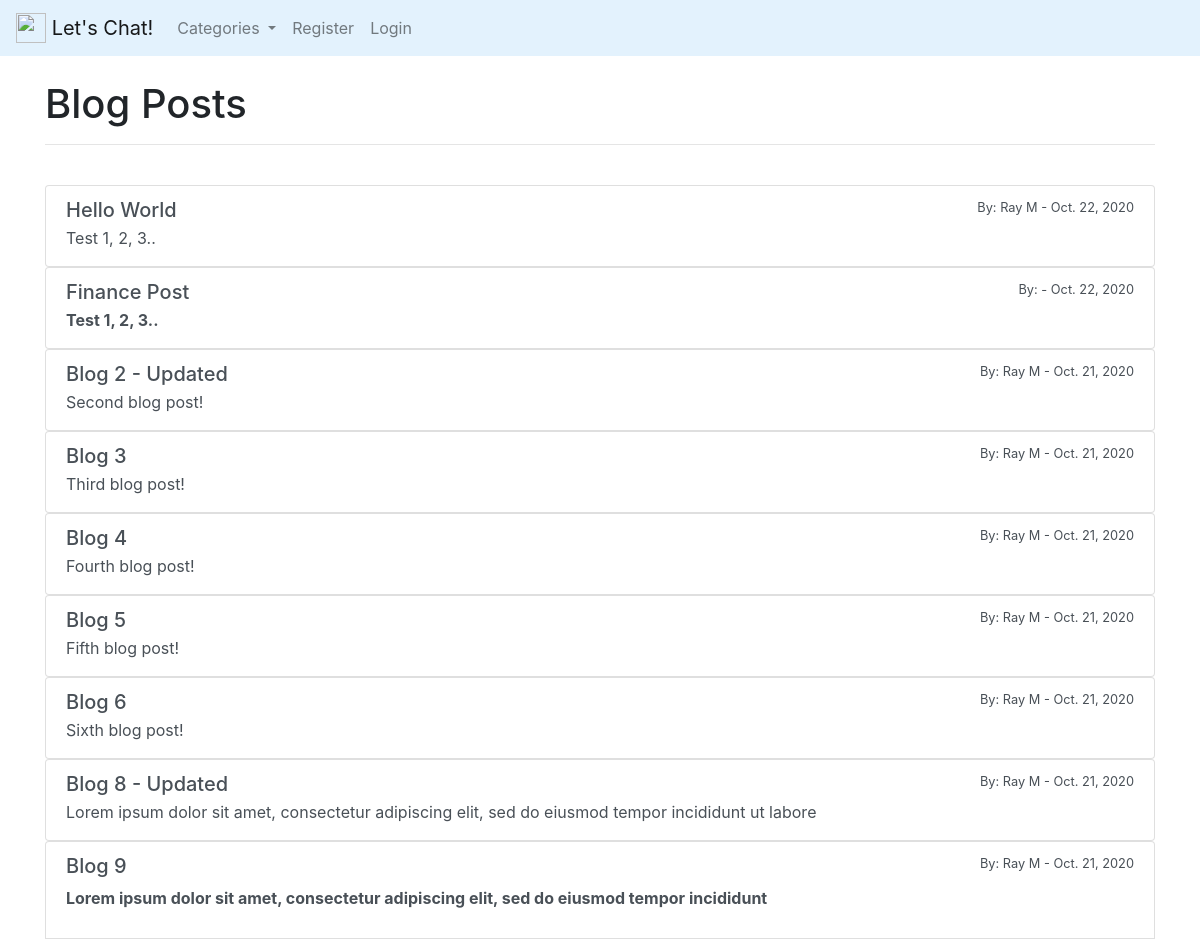
/, run on an earlier commit of the app's database.
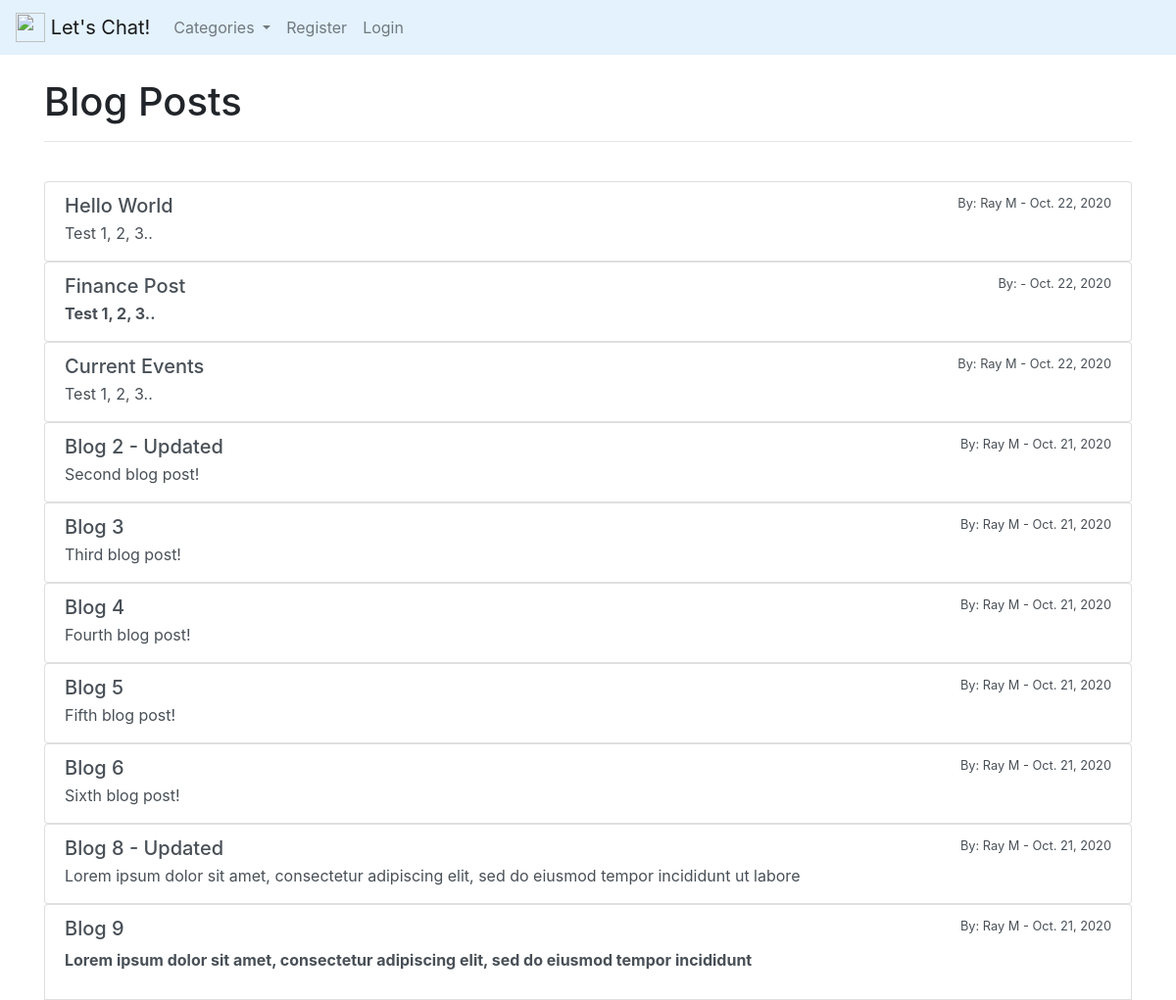
And on a later commit of the database.
### forum/models.py (models this page shows, shortened)
class Post(models.Model):
    title = models.CharField(max_length=250)
    title_tag = models.CharField(max_length=250)
    author = models.ForeignKey(User, on_delete=models.CASCADE)
    body = models.TextField()
    post_date = models.DateField(auto_now_add=True)
    category = models.CharField(
        max_length=250, default='Neutral', choices=option_list)
    likes = models.ManyToManyField(User, related_name='blog_posts')

### forum/views.py (the view)
# urls.py: path('', HomeView.as_view(), name='home'),
class HomeView(ListView):
    model = Post
    template_name = 'home.html'
    ordering = ['-post_date']
    def get_context_data(self, *args, **kwargs):
        ops_menu = Category.objects.all()
        context = super(HomeView, self).get_context_data(*args, **kwargs)
        context["ops_menu"] = ops_menu
        return context

### forum/models.py (called while the page is built)
    def __str__(self):
        return self.name

### forum/templates/home.html (shortened to what this page needs)
{% extends 'base.html' %}
{% block content %}
<h1>Blog Posts</h1>
<hr>
<br>
{% for post in object_list %}
    <div class="list-group">
        <a href="{% url 'post-detail' post.pk %}" class="list-group-item list-group-item-action">
        <div class="d-flex w-100 justify-content-between">
            <h5 class="mb-1">{{post.title}}</h5>
            <small>By: {{post.author.first_name}} {{post.author.last_name}} - {{post.post_date}}</small>
        </div>
        <p class="mb-1">{{post.body|slice:":100"|safe}}</p>
        </a>
    </div>
{% endfor %}
{% endblock %}

What changed in the data, as far as the page shows it:
added Post: title "Current Events", author.first_name "Ray", author.last_name "M", post_date "Oct. 22, 2020", body "Test 1, 2, 3.."
